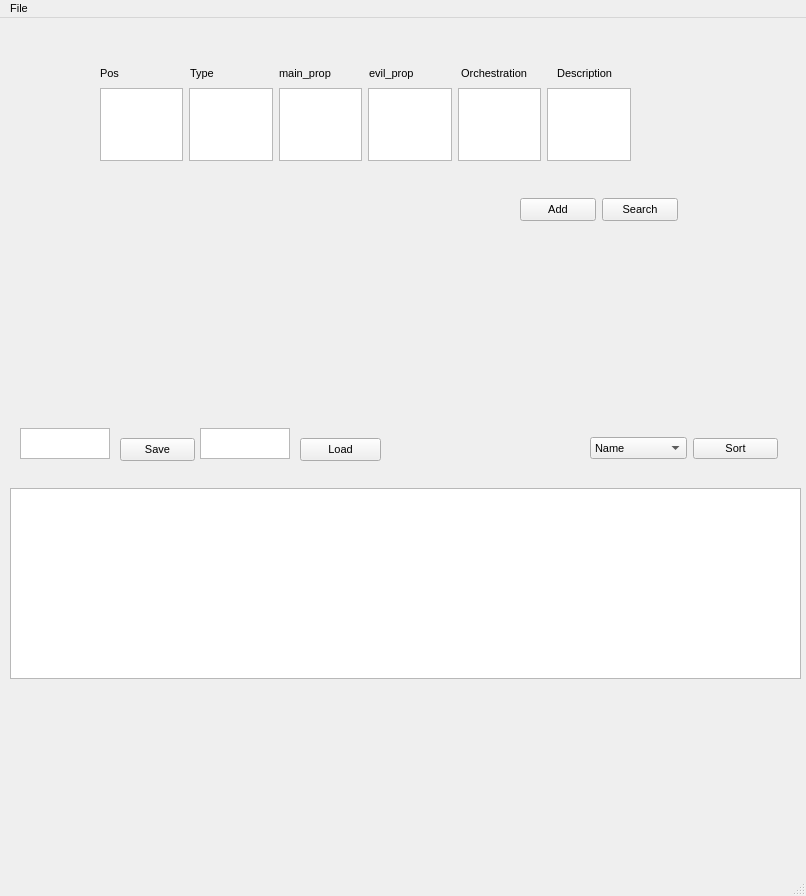
<?xml version="1.0" encoding="UTF-8"?>
<ui version="4.0">
 <class>MainWindow</class>
 <widget class="QMainWindow" name="MainWindow">
  <property name="geometry">
   <rect>
    <x>0</x>
    <y>0</y>
    <width>806</width>
    <height>896</height>
   </rect>
  </property>
  <property name="font">
   <font>
    <pointsize>8</pointsize>
   </font>
  </property>
  <property name="windowTitle">
   <string>MainWindow</string>
  </property>
  <widget class="QWidget" name="centralwidget">
   <widget class="QWidget" name="horizontalLayoutWidget">
    <property name="geometry">
     <rect>
      <x>100</x>
      <y>70</y>
      <width>531</width>
      <height>73</height>
     </rect>
    </property>
    <layout class="QHBoxLayout" name="horizontalLayout">
     <item>
      <widget class="QTextEdit" name="pos_input">
       <property name="font">
        <font>
         <pointsize>7</pointsize>
        </font>
       </property>
      </widget>
     </item>
     <item>
      <widget class="QTextEdit" name="type_input">
       <property name="font">
        <font>
         <pointsize>7</pointsize>
        </font>
       </property>
      </widget>
     </item>
     <item>
      <widget class="QTextEdit" name="main_prop_input">
       <property name="font">
        <font>
         <pointsize>7</pointsize>
        </font>
       </property>
      </widget>
     </item>
     <item>
      <widget class="QTextEdit" name="evil_prop_input">
       <property name="font">
        <font>
         <pointsize>7</pointsize>
        </font>
       </property>
      </widget>
     </item>
     <item>
      <widget class="QTextEdit" name="orchestration_input">
       <property name="font">
        <font>
         <pointsize>7</pointsize>
        </font>
       </property>
      </widget>
     </item>
     <item>
      <widget class="QTextEdit" name="description_input">
       <property name="font">
        <font>
         <pointsize>6</pointsize>
        </font>
       </property>
      </widget>
     </item>
    </layout>
   </widget>
   <widget class="QWidget" name="horizontalLayoutWidget_2">
    <property name="geometry">
     <rect>
      <x>520</x>
      <y>170</y>
      <width>160</width>
      <height>41</height>
     </rect>
    </property>
    <layout class="QHBoxLayout" name="horizontalLayout_2"/>
   </widget>
   <widget class="QWidget" name="horizontalLayoutWidget_3">
    <property name="geometry">
     <rect>
      <x>100</x>
      <y>40</y>
      <width>531</width>
      <height>31</height>
     </rect>
    </property>
    <layout class="QHBoxLayout" name="horizontalLayout_3">
     <item>
      <widget class="QLabel" name="label_2">
       <property name="text">
        <string>Pos</string>
       </property>
      </widget>
     </item>
     <item>
      <widget class="QLabel" name="label">
       <property name="text">
        <string>Type</string>
       </property>
      </widget>
     </item>
     <item>
      <widget class="QLabel" name="label_3">
       <property name="text">
        <string>main_prop</string>
       </property>
      </widget>
     </item>
     <item>
      <widget class="QLabel" name="label_4">
       <property name="text">
        <string>evil_prop</string>
       </property>
      </widget>
     </item>
     <item>
      <widget class="QLabel" name="orchestration_label">
       <property name="text">
        <string> Orchestration</string>
       </property>
      </widget>
     </item>
     <item>
      <widget class="QLabel" name="label_6">
       <property name="text">
        <string>   Description</string>
       </property>
      </widget>
     </item>
    </layout>
   </widget>
   <widget class="QTableWidget" name="results_table">
    <property name="geometry">
     <rect>
      <x>10</x>
      <y>470</y>
      <width>791</width>
      <height>191</height>
     </rect>
    </property>
   </widget>
   <widget class="QWidget" name="horizontalLayoutWidget_5">
    <property name="geometry">
     <rect>
      <x>590</x>
      <y>410</y>
      <width>188</width>
      <height>41</height>
     </rect>
    </property>
    <layout class="QHBoxLayout" name="horizontalLayout_5">
     <item>
      <widget class="QComboBox" name="comboBox">
       <item>
        <property name="text">
         <string>Name</string>
        </property>
       </item>
       <item>
        <property name="text">
         <string>Date</string>
        </property>
       </item>
       <item>
        <property name="text">
         <string>Genre</string>
        </property>
       </item>
       <item>
        <property name="text">
         <string>Key</string>
        </property>
       </item>
       <item>
        <property name="text">
         <string>Orchestration</string>
        </property>
       </item>
       <item>
        <property name="text">
         <string>Description</string>
        </property>
       </item>
      </widget>
     </item>
     <item>
      <widget class="QPushButton" name="sort_button">
       <property name="text">
        <string>Sort</string>
       </property>
      </widget>
     </item>
    </layout>
   </widget>
   <widget class="QTextEdit" name="save_input">
    <property name="geometry">
     <rect>
      <x>20</x>
      <y>410</y>
      <width>90</width>
      <height>31</height>
     </rect>
    </property>
    <property name="font">
     <font>
      <pointsize>7</pointsize>
     </font>
    </property>
   </widget>
   <widget class="QPushButton" name="save_button">
    <property name="geometry">
     <rect>
      <x>120</x>
      <y>420</y>
      <width>75</width>
      <height>23</height>
     </rect>
    </property>
    <property name="text">
     <string>Save</string>
    </property>
   </widget>
   <widget class="QPushButton" name="load_button">
    <property name="geometry">
     <rect>
      <x>300</x>
      <y>420</y>
      <width>81</width>
      <height>23</height>
     </rect>
    </property>
    <property name="text">
     <string>Load</string>
    </property>
   </widget>
   <widget class="QTextEdit" name="load_output">
    <property name="geometry">
     <rect>
      <x>200</x>
      <y>410</y>
      <width>90</width>
      <height>31</height>
     </rect>
    </property>
    <property name="font">
     <font>
      <pointsize>7</pointsize>
     </font>
    </property>
   </widget>
   <widget class="QPushButton" name="add_button">
    <property name="geometry">
     <rect>
      <x>520</x>
      <y>180</y>
      <width>76</width>
      <height>23</height>
     </rect>
    </property>
    <property name="text">
     <string>Add</string>
    </property>
   </widget>
   <widget class="QPushButton" name="search_button">
    <property name="geometry">
     <rect>
      <x>602</x>
      <y>180</y>
      <width>76</width>
      <height>23</height>
     </rect>
    </property>
    <property name="text">
     <string>Search</string>
    </property>
   </widget>
   <zorder>horizontalLayoutWidget</zorder>
   <zorder>horizontalLayoutWidget_2</zorder>
   <zorder>horizontalLayoutWidget_3</zorder>
   <zorder>results_table</zorder>
   <zorder>horizontalLayoutWidget_5</zorder>
   <zorder>save_input</zorder>
   <zorder>save_button</zorder>
   <zorder>load_button</zorder>
   <zorder>load_output</zorder>
   <zorder>add_button</zorder>
   <zorder>search_button</zorder>
   <zorder>label_2</zorder>
  </widget>
  <widget class="QMenuBar" name="menubar">
   <property name="geometry">
    <rect>
     <x>0</x>
     <y>0</y>
     <width>806</width>
     <height>23</height>
    </rect>
   </property>
   <widget class="QMenu" name="menuFile">
    <property name="title">
     <string>File</string>
    </property>
    <addaction name="actionHelp"/>
    <addaction name="actionQuit"/>
   </widget>
   <addaction name="menuFile"/>
  </widget>
  <widget class="QStatusBar" name="statusbar"/>
  <action name="actionHelp">
   <property name="text">
    <string>Help</string>
   </property>
  </action>
  <action name="actionQuit">
   <property name="text">
    <string>Quit</string>
   </property>
  </action>
 </widget>
 <resources/>
 <connections/>
</ui>
